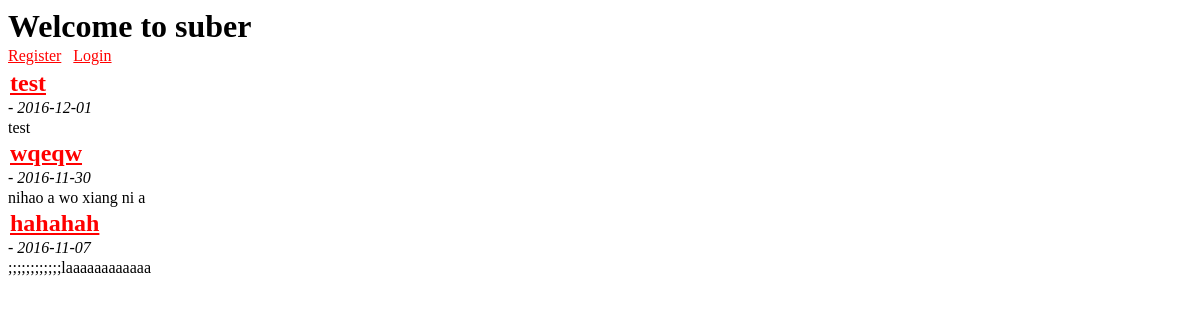
Before: / with the older database file.
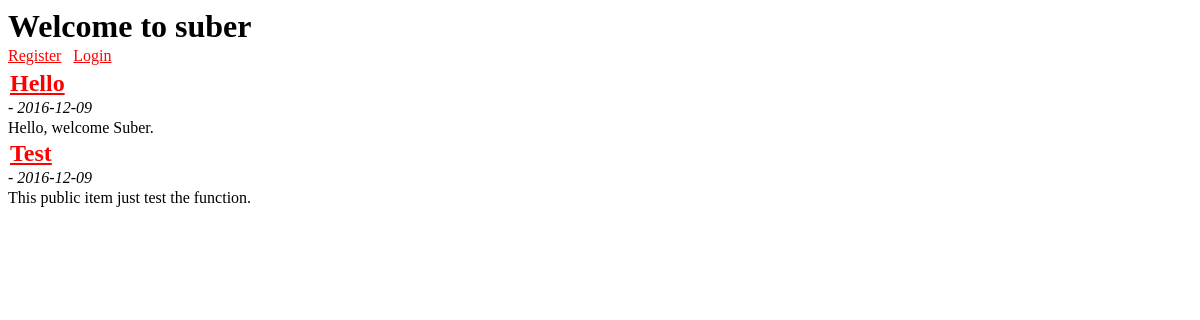
After: the same page with the newer database file.
### tables this page shows
CREATE TABLE `publicitem` (
  `ID` int(11) NOT NULL,
  `date` date NOT NULL,
  `title` varchar(20) NOT NULL,
  `content` text NOT NULL
);

### index.php (the view, shortened to what this page needs)
<?php
require_once("parameter.php");
$pdo = new PDO("mysql:host=".$dbhost.";dbname=".$dbname,$dbuser,$dbpassword);
$pdo->exec("SET NAMES 'utf8';");
$rs = $pdo -> query("SELECT * FROM publicitem ORDER BY date desc");
$content = $rs->fetchAll();
?>
<html>
<head>
<link rel="stylesheet" type="text/css" href="css/suber.css">
</head>
<body>
<div id="header" >
	<h1>Welcome to suber</h1>
	<?php if(isset($_SESSION['user'])): ?>
		<a href="logout.php">Logout</a>&nbsp
		<a href="home.php">home</a><br/>
	<?php else: ?>
		<a href="register.php">Register</a>&nbsp
		<a href="login.php">Login</a><br/>
	<?php endif; ?>
</div>
<div id="publicitem">
	<?php foreach($content as $item) { ?>
		<h2><a href="javascript:;" value="<?php echo $item['ID'] ?>" ><?php echo $item['title']; ?></a></h2>
		<i> - <?php echo $item['date']; ?></i>
		<p><?php echo $item['content']; ?></p>
	<?php } ?>
</div>
</body>
</html>

Changed rows visible on the page:
removed publicitem: $item['ID'] 5 (drawn), title "test", date "2016-12-01", content "test"
removed publicitem: $item['ID'] 3 (drawn), title "wqeqw", date "2016-11-30", content "nihao a wo xiang ni a"
removed publicitem: $item['ID'] 2 (drawn), title "hahahah", date "2016-11-07", content ";;;;;;;;;;;;laaaaaaaaaaaa"
added publicitem: $item['ID'] 1 (drawn), title "Hello", date "2016-12-09", content "Hello, welcome Suber."
added publicitem: $item['ID'] 2 (drawn), title "Test", date "2016-12-09", content "This public item just test the function."
